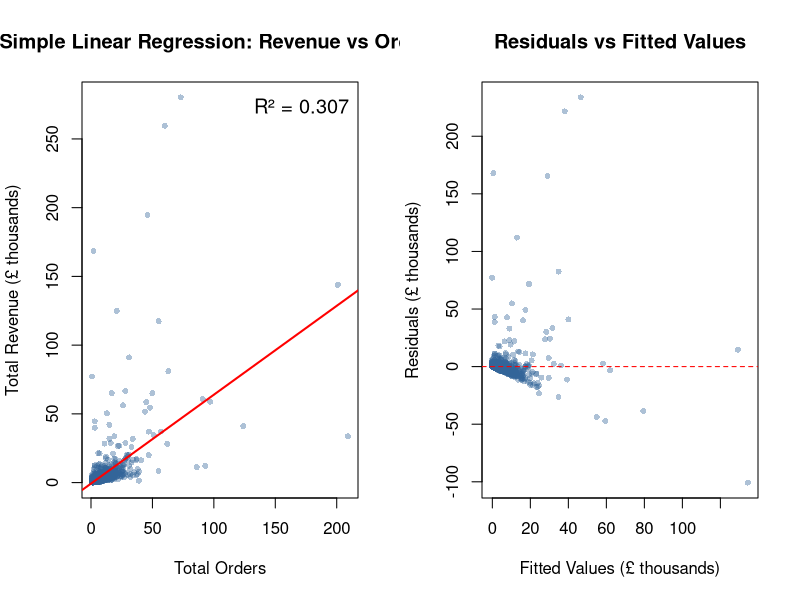
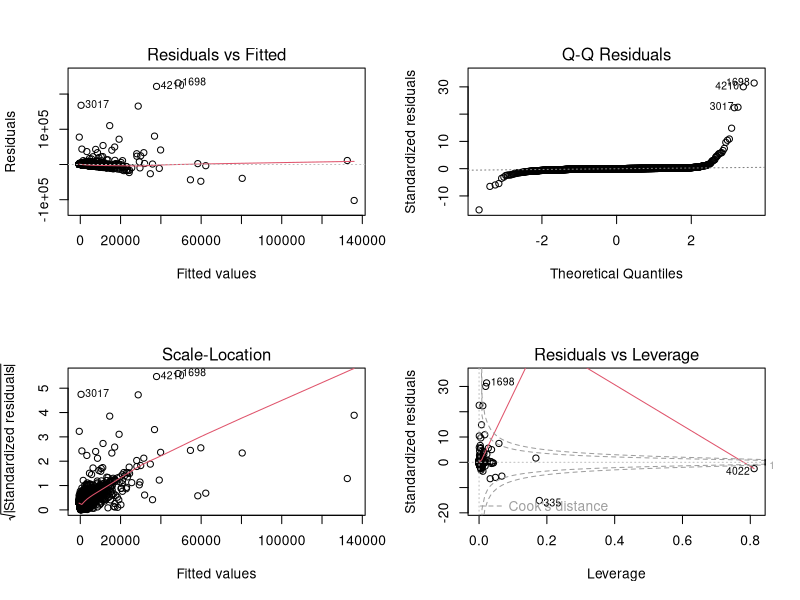
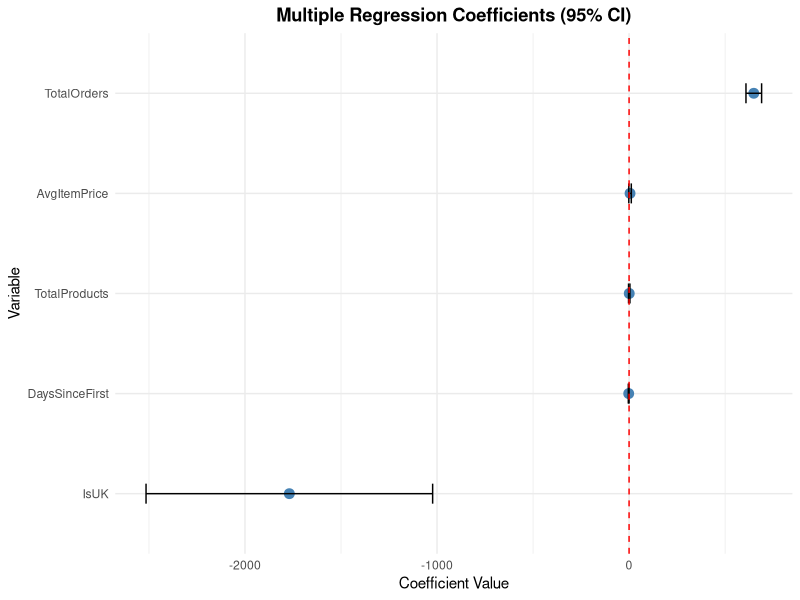
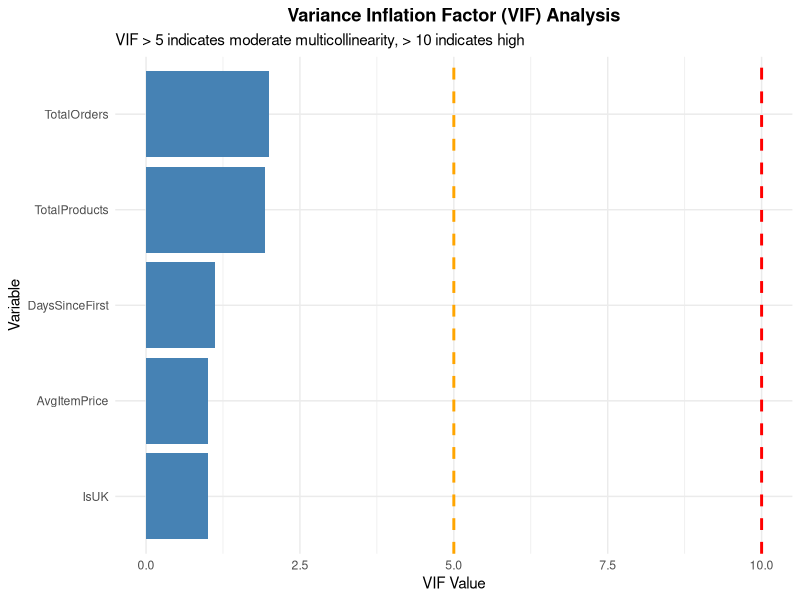
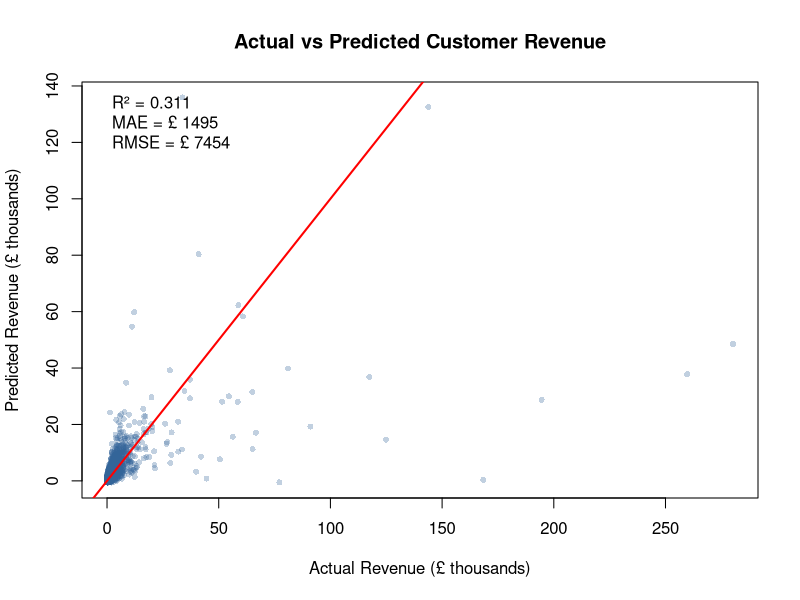

Recreate these plots in R, in order.
# CRM CA3 - Regression Analysis
# This script performs Linear Regression, Multiple Regression, and VIF analysis

# Load required libraries
library(dplyr)
library(ggplot2)
library(car)       # For VIF
library(MASS)      # For stepAIC

# Set working directory
setwd("/home/jd/crm-ca3")

# Create figures directory if not exists
if (!dir.exists("figures")) dir.create("figures")

# ============================================================
# 1. LOAD DATA
# ============================================================
cat("Loading customer data...\n")
customer_data <- read.csv("data/customer_data.csv", stringsAsFactors = FALSE)
cat("Customer dataset:", nrow(customer_data), "customers\n")

# Check for any NA values
cat("\nMissing values:\n")
print(colSums(is.na(customer_data)))

# Remove rows with NA values for regression
customer_data <- na.omit(customer_data)
cat("After removing NAs:", nrow(customer_data), "customers\n")

# ============================================================
# 2. CORRELATION ANALYSIS
# ============================================================
cat("\n========================================\n")
cat("CORRELATION ANALYSIS\n")
cat("========================================\n")

# Select numeric variables for correlation
numeric_vars <- customer_data %>%
  dplyr::select(TotalRevenue, TotalOrders, TotalItems, TotalProducts, 
                AvgOrderValue, AvgItemPrice, AvgQuantityPerOrder, 
                DaysSinceFirst, DaysSinceLast)

# Compute correlation matrix
cor_matrix <- cor(numeric_vars, use = "complete.obs")
cat("\nCorrelation matrix (with TotalRevenue):\n")
print(round(cor_matrix[, "TotalRevenue"], 3))

# Correlation with TotalRevenue
cor_with_revenue <- cor_matrix[, "TotalRevenue"]
cat("\nVariables correlated with TotalRevenue:\n")
print(sort(cor_with_revenue, decreasing = TRUE))

# ============================================================
# 3. SIMPLE LINEAR REGRESSION
# ============================================================
cat("\n========================================\n")
cat("SIMPLE LINEAR REGRESSION\n")
cat("========================================\n")

# Model: TotalRevenue ~ TotalOrders
cat("\n--- Model 1: TotalRevenue ~ TotalOrders ---\n")
model_simple <- lm(TotalRevenue ~ TotalOrders, data = customer_data)
print(summary(model_simple))

# Interpretation
cat("\nInterpretation:\n")
cat("  Intercept:", round(coef(model_simple)[1], 2), "\n")
cat("  Slope (TotalOrders):", round(coef(model_simple)[2], 2), "\n")
cat("  R-squared:", round(summary(model_simple)$r.squared, 4), "\n")
cat("  Adj. R-squared:", round(summary(model_simple)$adj.r.squared, 4), "\n")
cat("  F-statistic p-value:", format(pf(summary(model_simple)$fstatistic[1], 
    summary(model_simple)$fstatistic[2], summary(model_simple)$fstatistic[3], 
    lower.tail = FALSE), scientific = TRUE), "\n")

# Save linear regression plot
png("figures/08_linear_regression.png", width = 1000, height = 600, res = 120)
par(mfrow = c(1, 2))

# Scatter plot with regression line
plot(customer_data$TotalOrders, customer_data$TotalRevenue/1000,
     xlab = "Total Orders", ylab = "Total Revenue (£ thousands)",
     main = "Simple Linear Regression: Revenue vs Orders",
     pch = 16, col = rgb(0.2, 0.4, 0.6, 0.4), cex = 0.8)
abline(model_simple$coefficients[1]/1000, model_simple$coefficients[2]/1000, 
       col = "red", lwd = 2)
legend("topright", legend = paste("R² =", round(summary(model_simple)$r.squared, 3)),
       bty = "n", cex = 1.2)

# Residuals vs Fitted
plot(model_simple$fitted.values/1000, model_simple$residuals/1000,
     xlab = "Fitted Values (£ thousands)", ylab = "Residuals (£ thousands)",
     main = "Residuals vs Fitted Values",
     pch = 16, col = rgb(0.2, 0.4, 0.6, 0.4), cex = 0.8)
abline(h = 0, col = "red", lty = 2)

dev.off()
cat("\nPlot saved: figures/08_linear_regression.png\n")

# ============================================================
# 4. MULTIPLE LINEAR REGRESSION
# ============================================================
cat("\n========================================\n")
cat("MULTIPLE LINEAR REGRESSION\n")
cat("========================================\n")

# Full Model with multiple predictors
cat("\n--- Full Model: All Predictors ---\n")
model_full <- lm(TotalRevenue ~ TotalOrders + TotalItems + TotalProducts + 
                   AvgItemPrice + DaysSinceFirst + IsUK, 
                 data = customer_data)
print(summary(model_full))

# Check VIF for multicollinearity FIRST
cat("\n--- VIF Analysis (Full Model) ---\n")
vif_values <- vif(model_full)
print(vif_values)
cat("\nVIF Interpretation:\n")
cat("  VIF > 10: High multicollinearity (problematic)\n")
cat("  VIF > 5: Moderate multicollinearity (caution)\n")
cat("  VIF < 5: Low multicollinearity (acceptable)\n")

# Flag problematic variables
problematic <- names(vif_values[vif_values > 5])
if (length(problematic) > 0) {
  cat("\nVariables with high VIF (>5):", paste(problematic, collapse = ", "), "\n")
} else {
  cat("\nAll variables have acceptable VIF values (<5)\n")
}

# ============================================================
# 5. REFINED MODEL (Addressing Multicollinearity)
# ============================================================
cat("\n========================================\n")
cat("REFINED MODEL (After VIF Analysis)\n")
cat("========================================\n")

# Remove TotalItems due to high correlation with TotalOrders
# Keep more interpretable variables
model_refined <- lm(TotalRevenue ~ TotalOrders + TotalProducts + 
                      AvgItemPrice + DaysSinceFirst + IsUK, 
                    data = customer_data)
print(summary(model_refined))

# VIF for refined model
cat("\n--- VIF Analysis (Refined Model) ---\n")
vif_refined <- vif(model_refined)
print(vif_refined)

# ============================================================
# 6. STEPWISE REGRESSION (AIC-based model selection)
# ============================================================
cat("\n========================================\n")
cat("STEPWISE REGRESSION (AIC)\n")
cat("========================================\n")

# Stepwise selection using AIC
model_step <- stepAIC(model_full, direction = "both", trace = FALSE)
cat("\nBest Model Selected by AIC:\n")
print(summary(model_step))

cat("\nFinal Model Variables:", paste(names(coef(model_step))[-1], collapse = ", "), "\n")
cat("AIC:", AIC(model_step), "\n")

# VIF for stepwise model
cat("\n--- VIF Analysis (Stepwise Model) ---\n")
vif_step <- vif(model_step)
print(vif_step)

# ============================================================
# 7. MODEL DIAGNOSTICS PLOTS
# ============================================================
cat("\n========================================\n")
cat("MODEL DIAGNOSTICS\n")
cat("========================================\n")

# Diagnostic plots for the refined model
png("figures/09_regression_diagnostics.png", width = 1200, height = 1000, res = 120)
par(mfrow = c(2, 2))
plot(model_refined)
dev.off()
cat("Diagnostic plots saved: figures/09_regression_diagnostics.png\n")

# Additional visualization: Coefficient Plot
coef_data <- data.frame(
  Variable = names(coef(model_refined))[-1],
  Coefficient = coef(model_refined)[-1],
  StdError = summary(model_refined)$coefficients[-1, 2]
)
coef_data$Lower <- coef_data$Coefficient - 1.96 * coef_data$StdError
coef_data$Upper <- coef_data$Coefficient + 1.96 * coef_data$StdError

png("figures/10_coefficient_plot.png", width = 900, height = 600, res = 120)
ggplot(coef_data, aes(x = reorder(Variable, Coefficient), y = Coefficient)) +
  geom_point(size = 3, color = "steelblue") +
  geom_errorbar(aes(ymin = Lower, ymax = Upper), width = 0.2) +
  geom_hline(yintercept = 0, linetype = "dashed", color = "red") +
  coord_flip() +
  labs(title = "Multiple Regression Coefficients (95% CI)",
       x = "Variable", y = "Coefficient Value") +
  theme_minimal() +
  theme(plot.title = element_text(hjust = 0.5, face = "bold"))
dev.off()
cat("Coefficient plot saved: figures/10_coefficient_plot.png\n")

# ============================================================
# 8. VIF VISUALIZATION
# ============================================================
png("figures/11_vif_analysis.png", width = 900, height = 500, res = 120)
vif_df <- data.frame(Variable = names(vif_refined), VIF = as.numeric(vif_refined))
ggplot(vif_df, aes(x = reorder(Variable, VIF), y = VIF, fill = VIF > 5)) +
  geom_bar(stat = "identity") +
  geom_hline(yintercept = 5, linetype = "dashed", color = "orange", size = 1) +
  geom_hline(yintercept = 10, linetype = "dashed", color = "red", size = 1) +
  coord_flip() +
  labs(title = "Variance Inflation Factor (VIF) Analysis",
       subtitle = "VIF > 5 indicates moderate multicollinearity, > 10 indicates high",
       x = "Variable", y = "VIF Value") +
  scale_fill_manual(values = c("TRUE" = "coral", "FALSE" = "steelblue")) +
  theme_minimal() +
  theme(plot.title = element_text(hjust = 0.5, face = "bold"),
        legend.position = "none")
dev.off()
cat("VIF plot saved: figures/11_vif_analysis.png\n")

# ============================================================
# 9. PREDICTION ANALYSIS
# ============================================================
cat("\n========================================\n")
cat("PREDICTION ANALYSIS\n")
cat("========================================\n")

# Add predictions to customer data
customer_data$PredictedRevenue <- predict(model_refined, customer_data)
customer_data$Residual <- customer_data$TotalRevenue - customer_data$PredictedRevenue

# Prediction accuracy metrics
mae <- mean(abs(customer_data$Residual))
rmse <- sqrt(mean(customer_data$Residual^2))
mape <- mean(abs(customer_data$Residual / customer_data$TotalRevenue)) * 100

cat("\nPrediction Metrics:\n")
cat("  Mean Absolute Error (MAE): £", round(mae, 2), "\n")
cat("  Root Mean Square Error (RMSE): £", round(rmse, 2), "\n")
cat("  Mean Absolute Percentage Error (MAPE):", round(mape, 2), "%\n")

# Actual vs Predicted plot
png("figures/12_actual_vs_predicted.png", width = 800, height = 600, res = 120)
plot(customer_data$TotalRevenue/1000, customer_data$PredictedRevenue/1000,
     xlab = "Actual Revenue (£ thousands)", 
     ylab = "Predicted Revenue (£ thousands)",
     main = "Actual vs Predicted Customer Revenue",
     pch = 16, col = rgb(0.2, 0.4, 0.6, 0.3), cex = 0.8)
abline(0, 1, col = "red", lwd = 2)
legend("topleft", 
       legend = c(paste("R² =", round(summary(model_refined)$r.squared, 3)),
                  paste("MAE = £", round(mae, 0)),
                  paste("RMSE = £", round(rmse, 0))),
       bty = "n", cex = 1)
dev.off()
cat("Actual vs Predicted plot saved: figures/12_actual_vs_predicted.png\n")

# ============================================================
# 10. SUMMARY RESULTS
# ============================================================
cat("\n========================================\n")
cat("REGRESSION ANALYSIS SUMMARY\n")
cat("========================================\n")

cat("\n1. SIMPLE LINEAR REGRESSION (Revenue ~ Orders):\n")
cat("   R-squared:", round(summary(model_simple)$r.squared, 4), "\n")
cat("   Conclusion: TotalOrders explains", 
    round(summary(model_simple)$r.squared * 100, 1), "% of revenue variation\n")

cat("\n2. MULTIPLE REGRESSION (Refined Model):\n")
cat("   R-squared:", round(summary(model_refined)$r.squared, 4), "\n")
cat("   Adj. R-squared:", round(summary(model_refined)$adj.r.squared, 4), "\n")
cat("   Significant predictors (p < 0.05):\n")
signif_vars <- summary(model_refined)$coefficients[, 4] < 0.05
print(names(signif_vars[signif_vars == TRUE]))

cat("\n3. VIF ANALYSIS:\n")
cat("   All variables below threshold: ", all(vif_refined < 5), "\n")
if (any(vif_refined > 5)) {
  cat("   Variables with VIF > 5:", names(vif_refined[vif_refined > 5]), "\n")
}

cat("\n4. MODEL EQUATION:\n")
cat("   TotalRevenue = ", round(coef(model_refined)[1], 2))
for (i in 2:length(coef(model_refined))) {
  sign <- ifelse(coef(model_refined)[i] >= 0, " + ", " - ")
  cat(sign, round(abs(coef(model_refined)[i]), 2), "*", names(coef(model_refined))[i])
}
cat("\n")

# Save regression results
regression_results <- list(
  simple_model = model_simple,
  full_model = model_full,
  refined_model = model_refined,
  stepwise_model = model_step,
  vif_full = vif_values,
  vif_refined = vif_refined
)
saveRDS(regression_results, "data/regression_results.rds")
cat("\nRegression results saved to: data/regression_results.rds\n")

cat("\n\nRegression Analysis completed successfully!\n")
